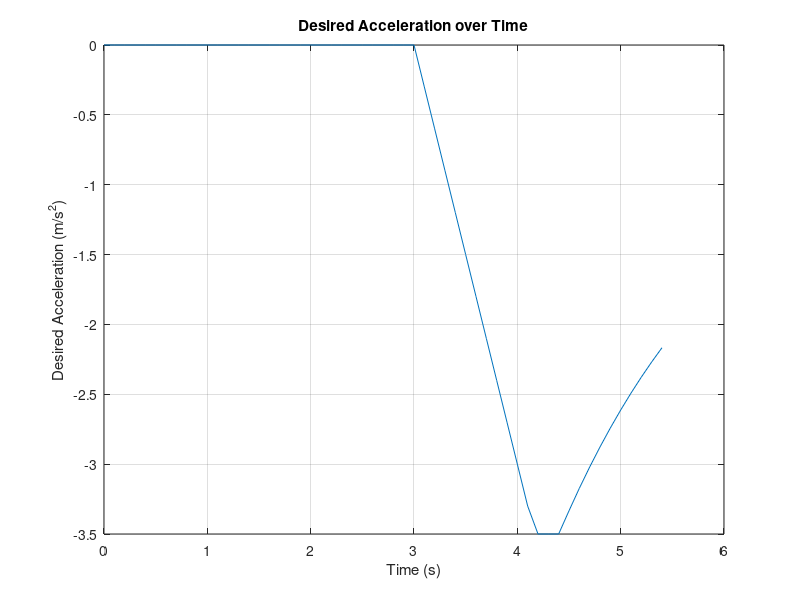
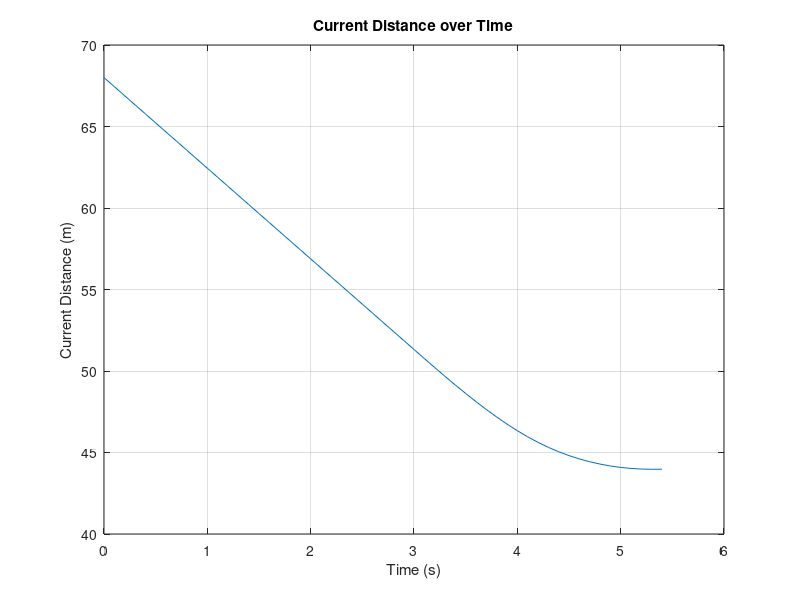
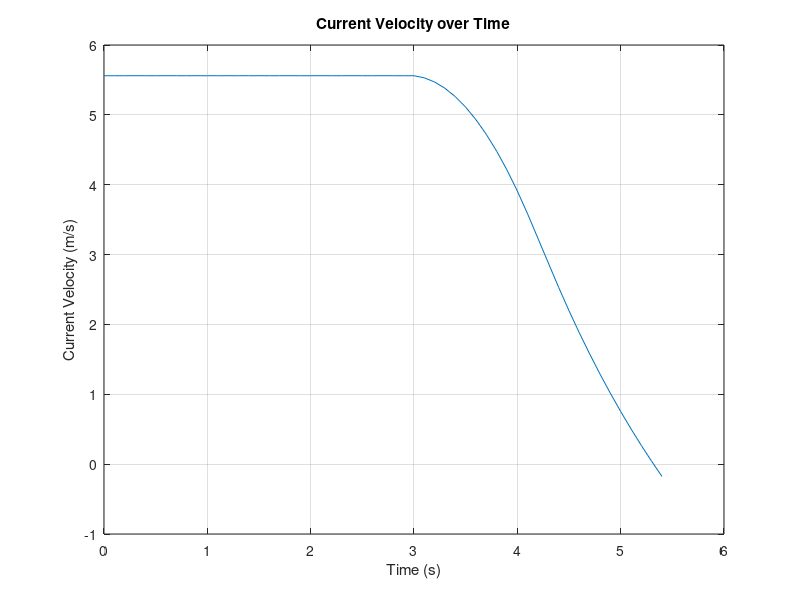

The MATLAB script that drew these images, in order:
clc;
clear ;
close all;

% Simulation a scenario where the controller sees the obstacle at a distance of 30m
% sensor and systems reaction combined takes whole 3sec and
% after that vehicle starts decelerating at set max value.
% The simulation is done on point mass model
%% Vehicle is already at its top speed


% Initializing the values
Min_stop_distance = 1; % The value vehicle has to maintain from the object when it is at rest
C_dis = 68; % Initial distance in m
C_acc = 0;
C_vel = 5.56; % initial velocity in m/s
Kp = 0.05;
Kd = 2 * sqrt(Kp);
D_vel = 0; % Desired Velocity in m/s
T = 0.1;
p_dis = 68;
p_vel = 5.56;
P_acc = 0;
a_max = 1.4; % Max acceleration in m/s^2
d_max = -3.5; % Max deceleration in m/s^2
jerk_limit = 3;    % Maximum jerk of the vehicle (m/s3)

% Time delay settings
time_delay = 3; % 3 seconds delay considering all system dynamics
delay_steps = time_delay / T; % calculate number of steps for delay
step_count = 0; % initializing step counter

% Initializing arrays to store results
Time_1 = 0;
f_dis_1 = [68];
f_acc_1 = [0];
f_vel_1 = [5.56];
error_array = [32];
% simulation loop
while true
    E = (Min_stop_distance - p_dis); % calculate error
    E_vel = D_vel - p_vel; % calculate velocity error
    
    % simulation stop condition
    if p_dis <= Min_stop_distance || abs(E) < 0.001 || C_vel < 0
        C_acc = 0;
        C_vel = 0;
        C_dis = p_dis;
        break;
    end

    % Implement the time delay
    if step_count >= delay_steps
        
        C_acc = E * Kp + E_vel * Kd; %Controlled acceleration input

        if (C_acc-P_acc)/T > jerk_limit
            C_acc = P_acc + jerk_limit * T ;
        elseif (C_acc-P_acc)/T < -jerk_limit
             C_acc = P_acc - jerk_limit * T ;
        end

        if C_acc > a_max
            C_acc = a_max;
        elseif C_acc < d_max
            C_acc = d_max;
        end
        

        % update velocity and distance
        C_vel = p_vel + (C_acc * T);
        C_dis = p_dis - (p_vel * T + 0.5 * C_acc * T^2);
     
    else 
        C_dis = p_dis - (p_vel * T + 0.5 * C_acc * T^2);
    end

    % Increase the step counter after every time step
    step_count = step_count + 1;

    % update previous values
    p_vel = C_vel;
    p_dis = C_dis;
    P_acc = C_acc;

    % store results
    f_dis_1 = [f_dis_1, C_dis];
    f_acc_1 = [f_acc_1, C_acc];
    f_vel_1 = [f_vel_1, C_vel];
    Time_1 = [Time_1, Time_1(end) + T];
    error_array= [error_array,E];
end

% plot results
figure;
plot(Time_1(1:end), f_acc_1);
xlabel('Time (s)');
ylabel('Desired Acceleration (m/s^2)');
title('Desired Acceleration over Time');
grid on;

figure;
plot(Time_1(1:end), f_dis_1);
xlabel('Time (s)');
ylabel('Current Distance (m)');
title('Current Distance over Time');
grid on;

figure;
plot(Time_1(1:end), f_vel_1);
xlabel('Time (s)');
ylabel('Current Velocity (m/s)');
title('Current Velocity over Time');
grid on;   
